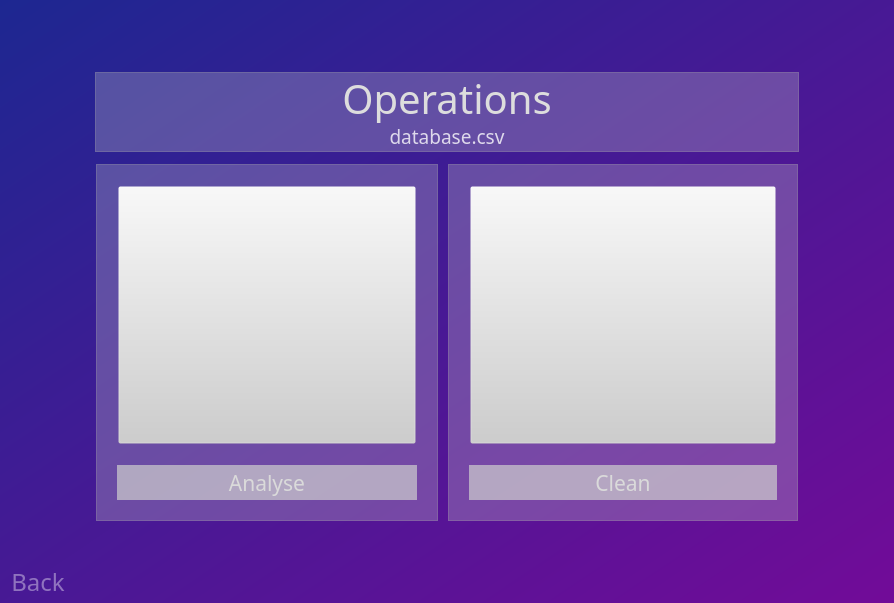
      <widget class="QWidget" name="tools_page">
       <property name="styleSheet">
        <string notr="true">QWidget {
	background-color: qlineargradient(spread:pad, x1:0, y1:0, x2:1, y2:1, stop:0 rgba(29, 39, 145, 255), stop:1 rgba(114, 11, 152, 255));
}

QFrame {
	
	background-color: rgba(0, 0, 0, 0);
}</string>
       </property>
       <layout class="QVBoxLayout" name="verticalLayout_6">
        <property name="spacing">
         <number>0</number>
        </property>
        <property name="leftMargin">
         <number>0</number>
        </property>
        <property name="topMargin">
         <number>0</number>
        </property>
        <property name="rightMargin">
         <number>0</number>
        </property>
        <property name="bottomMargin">
         <number>0</number>
        </property>
        <item>
         <widget class="QFrame" name="frame_7">
          <property name="styleSheet">
           <string notr="true"/>
          </property>
          <property name="frameShape">
           <enum>QFrame::StyledPanel</enum>
          </property>
          <property name="frameShadow">
           <enum>QFrame::Raised</enum>
          </property>
          <layout class="QVBoxLayout" name="verticalLayout_5">
           <property name="spacing">
            <number>0</number>
           </property>
           <property name="leftMargin">
            <number>0</number>
           </property>
           <property name="topMargin">
            <number>0</number>
           </property>
           <property name="rightMargin">
            <number>0</number>
           </property>
           <property name="bottomMargin">
            <number>0</number>
           </property>
           <item>
            <spacer name="verticalSpacer_5">
             <property name="orientation">
              <enum>Qt::Vertical</enum>
             </property>
             <property name="sizeHint" stdset="0">
              <size>
               <width>20</width>
               <height>70</height>
              </size>
             </property>
            </spacer>
           </item>
           <item>
            <widget class="QFrame" name="frame_14">
             <property name="minimumSize">
              <size>
               <width>0</width>
               <height>80</height>
              </size>
             </property>
             <property name="frameShape">
              <enum>QFrame::StyledPanel</enum>
             </property>
             <property name="frameShadow">
              <enum>QFrame::Raised</enum>
             </property>
             <layout class="QHBoxLayout" name="horizontalLayout_4">
              <property name="spacing">
               <number>0</number>
              </property>
              <property name="leftMargin">
               <number>0</number>
              </property>
              <property name="topMargin">
               <number>0</number>
              </property>
              <property name="rightMargin">
               <number>0</number>
              </property>
              <property name="bottomMargin">
               <number>0</number>
              </property>
              <item>
               <spacer name="horizontalSpacer_2">
                <property name="orientation">
                 <enum>Qt::Horizontal</enum>
                </property>
                <property name="sizeHint" stdset="0">
                 <size>
                  <width>93</width>
                  <height>20</height>
                 </size>
                </property>
               </spacer>
              </item>
              <item>
               <widget class="QFrame" name="frame_32">
                <property name="minimumSize">
                 <size>
                  <width>704</width>
                  <height>80</height>
                 </size>
                </property>
                <property name="maximumSize">
                 <size>
                  <width>704</width>
                  <height>80</height>
                 </size>
                </property>
                <property name="styleSheet">
                 <string notr="true">QFrame#frame_32 {
background-color: rgba(206, 206, 206, 70);
}
</string>
                </property>
                <property name="frameShape">
                 <enum>QFrame::StyledPanel</enum>
                </property>
                <property name="frameShadow">
                 <enum>QFrame::Raised</enum>
                </property>
                <layout class="QVBoxLayout" name="verticalLayout_17">
                 <property name="spacing">
                  <number>0</number>
                 </property>
                 <property name="leftMargin">
                  <number>0</number>
                 </property>
                 <property name="topMargin">
                  <number>0</number>
                 </property>
                 <property name="rightMargin">
                  <number>0</number>
                 </property>
                 <property name="bottomMargin">
                  <number>0</number>
                 </property>
                 <item>
                  <widget class="QLabel" name="label_3">
                   <property name="minimumSize">
                    <size>
                     <width>50</width>
                     <height>50</height>
                    </size>
                   </property>
                   <property name="maximumSize">
                    <size>
                     <width>16777215</width>
                     <height>50</height>
                    </size>
                   </property>
                   <property name="font">
                    <font>
                     <family>Microsoft YaHei</family>
                     <pointsize>30</pointsize>
                    </font>
                   </property>
                   <property name="styleSheet">
                    <string notr="true">color:#DDDDDD;</string>
                   </property>
                   <property name="text">
                    <string>Operations</string>
                   </property>
                   <property name="alignment">
                    <set>Qt::AlignCenter</set>
                   </property>
                  </widget>
                 </item>
                 <item>
                  <widget class="QLabel" name="lbl_selected_database">
                   <property name="maximumSize">
                    <size>
                     <width>16777215</width>
                     <height>30</height>
                    </size>
                   </property>
                   <property name="font">
                    <font>
                     <family>Microsoft YaHei</family>
                     <pointsize>14</pointsize>
                    </font>
                   </property>
                   <property name="styleSheet">
                    <string notr="true">color: rgba(255, 255, 255, 200);</string>
                   </property>
                   <property name="text">
                    <string>database.csv</string>
                   </property>
                   <property name="alignment">
                    <set>Qt::AlignHCenter|Qt::AlignTop</set>
                   </property>
                  </widget>
                 </item>
                </layout>
               </widget>
              </item>
              <item>
               <spacer name="horizontalSpacer_11">
                <property name="orientation">
                 <enum>Qt::Horizontal</enum>
                </property>
                <property name="sizeHint" stdset="0">
                 <size>
                  <width>93</width>
                  <height>20</height>
                 </size>
                </property>
               </spacer>
              </item>
             </layout>
            </widget>
           </item>
           <item>
            <widget class="QFrame" name="frame_13">
             <property name="minimumSize">
              <size>
               <width>0</width>
               <height>8</height>
              </size>
             </property>
             <property name="maximumSize">
              <size>
               <width>16777215</width>
               <height>8</height>
              </size>
             </property>
             <property name="frameShape">
              <enum>QFrame::StyledPanel</enum>
             </property>
             <property name="frameShadow">
              <enum>QFrame::Raised</enum>
             </property>
             <layout class="QVBoxLayout" name="verticalLayout_9">
              <property name="spacing">
               <number>0</number>
              </property>
              <property name="leftMargin">
               <number>96</number>
              </property>
              <property name="topMargin">
               <number>10</number>
              </property>
              <property name="rightMargin">
               <number>92</number>
              </property>
              <property name="bottomMargin">
               <number>0</number>
              </property>
              <item>
               <spacer name="verticalSpacer_3">
                <property name="orientation">
                 <enum>Qt::Vertical</enum>
                </property>
                <property name="sizeHint" stdset="0">
                 <size>
                  <width>20</width>
                  <height>5</height>
                 </size>
                </property>
               </spacer>
              </item>
             </layout>
            </widget>
           </item>
           <item>
            <widget class="QFrame" name="frame_8">
             <property name="frameShape">
              <enum>QFrame::StyledPanel</enum>
             </property>
             <property name="frameShadow">
              <enum>QFrame::Raised</enum>
             </property>
             <layout class="QHBoxLayout" name="horizontalLayout_6">
              <property name="spacing">
               <number>10</number>
              </property>
              <property name="leftMargin">
               <number>0</number>
              </property>
              <property name="topMargin">
               <number>2</number>
              </property>
              <property name="rightMargin">
               <number>0</number>
              </property>
              <property name="bottomMargin">
               <number>0</number>
              </property>
              <item>
               <spacer name="horizontalSpacer_5">
                <property name="orientation">
                 <enum>Qt::Horizontal</enum>
                </property>
                <property name="sizeHint" stdset="0">
                 <size>
                  <width>40</width>
                  <height>20</height>
                 </size>
                </property>
               </spacer>
              </item>
              <item>
               <widget class="QFrame" name="frame_11">
                <property name="minimumSize">
                 <size>
                  <width>330</width>
                  <height>250</height>
                 </size>
                </property>
                <property name="maximumSize">
                 <size>
                  <width>350</width>
                  <height>16777215</height>
                 </size>
                </property>
                <property name="styleSheet">
                 <string notr="true">QFrame#frame_11{
background-color: rgba(206, 206, 206, 70);
}</string>
                </property>
                <property name="frameShape">
                 <enum>QFrame::StyledPanel</enum>
                </property>
                <property name="frameShadow">
                 <enum>QFrame::Raised</enum>
                </property>
                <property name="lineWidth">
                 <number>1</number>
                </property>
                <layout class="QVBoxLayout" name="verticalLayout_7">
                 <property name="spacing">
                  <number>20</number>
                 </property>
                 <property name="leftMargin">
                  <number>20</number>
                 </property>
                 <property name="topMargin">
                  <number>20</number>
                 </property>
                 <property name="rightMargin">
                  <number>20</number>
                 </property>
                 <property name="bottomMargin">
                  <number>20</number>
                 </property>
                 <item>
                  <widget class="QFrame" name="frame_24">
                   <property name="minimumSize">
                    <size>
                     <width>300</width>
                     <height>260</height>
                    </size>
                   </property>
                   <property name="maximumSize">
                    <size>
                     <width>200</width>
                     <height>16777215</height>
                    </size>
                   </property>
                   <property name="styleSheet">
                    <string notr="true"/>
                   </property>
                   <property name="frameShape">
                    <enum>QFrame::StyledPanel</enum>
                   </property>
                   <property name="frameShadow">
                    <enum>QFrame::Raised</enum>
                   </property>
                   <layout class="QVBoxLayout" name="verticalLayout_14">
                    <property name="spacing">
                     <number>0</number>
                    </property>
                    <property name="leftMargin">
                     <number>0</number>
                    </property>
                    <property name="topMargin">
                     <number>0</number>
                    </property>
                    <property name="rightMargin">
                     <number>0</number>
                    </property>
                    <property name="bottomMargin">
                     <number>0</number>
                    </property>
                    <item>
                     <widget class="QPushButton" name="pushButton_4">
                      <property name="sizePolicy">
                       <sizepolicy hsizetype="Expanding" vsizetype="Expanding">
                        <horstretch>0</horstretch>
                        <verstretch>0</verstretch>
                       </sizepolicy>
                      </property>
                      <property name="minimumSize">
                       <size>
                        <width>200</width>
                        <height>200</height>
                       </size>
                      </property>
                      <property name="autoFillBackground">
                       <bool>false</bool>
                      </property>
                      <property name="styleSheet">
                       <string notr="true">background-color: rgba(206, 206, 206, 0);</string>
                      </property>
                      <property name="text">
                       <string/>
                      </property>
                      <property name="icon">
                       <iconset>
                        <normaloff>icons/analysing_w_o.png</normaloff>icons/analysing_w_o.png</iconset>
                      </property>
                      <property name="iconSize">
                       <size>
                        <width>280</width>
                        <height>280</height>
                       </size>
                      </property>
                     </widget>
                    </item>
                   </layout>
                  </widget>
                 </item>
                 <item>
                  <widget class="QPushButton" name="btn_analysis_page">
                   <property name="minimumSize">
                    <size>
                     <width>0</width>
                     <height>35</height>
                    </size>
                   </property>
                   <property name="font">
                    <font>
                     <family>Microsoft YaHei</family>
                     <pointsize>16</pointsize>
                    </font>
                   </property>
                   <property name="styleSheet">
                    <string notr="true">
QPushButton {
	background-color: rgba(206, 206, 206, 180);
	border-radius: 20px;
	color: rgb(218, 218, 218);
}
QPushButton:hover {
	background-color: rgba(206, 206, 206, 240);
	border-radius: 20px;
	color: rgb(255, 255,255);
}</string>
                   </property>
                   <property name="text">
                    <string>Analyse</string>
                   </property>
                  </widget>
                 </item>
                </layout>
               </widget>
              </item>
              <item>
               <widget class="QFrame" name="frame_10">
                <property name="minimumSize">
                 <size>
                  <width>350</width>
                  <height>250</height>
                 </size>
                </property>
                <property name="maximumSize">
                 <size>
                  <width>350</width>
                  <height>16777215</height>
                 </size>
                </property>
                <property name="styleSheet">
                 <string notr="true">QFrame#frame_10{
background-color: rgba(206, 206, 206, 70);
}</string>
                </property>
                <property name="frameShape">
                 <enum>QFrame::StyledPanel</enum>
                </property>
                <property name="frameShadow">
                 <enum>QFrame::Raised</enum>
                </property>
                <layout class="QVBoxLayout" name="verticalLayout_8">
                 <property name="spacing">
                  <number>20</number>
                 </property>
                 <property name="leftMargin">
                  <number>20</number>
                 </property>
                 <property name="topMargin">
                  <number>20</number>
                 </property>
                 <property name="rightMargin">
                  <number>20</number>
                 </property>
                 <property name="bottomMargin">
                  <number>20</number>
                 </property>
                 <item>
                  <widget class="QFrame" name="frame_25">
                   <property name="maximumSize">
                    <size>
                     <width>16777215</width>
                     <height>275</height>
                    </size>
                   </property>
                   <property name="styleSheet">
                    <string notr="true">background-color: rgba(206, 206, 206, 0);</string>
                   </property>
                   <property name="frameShape">
                    <enum>QFrame::StyledPanel</enum>
                   </property>
                   <property name="frameShadow">
                    <enum>QFrame::Raised</enum>
                   </property>
                   <layout class="QVBoxLayout" name="verticalLayout_15">
                    <property name="spacing">
                     <number>0</number>
                    </property>
                    <property name="leftMargin">
                     <number>0</number>
                    </property>
                    <property name="topMargin">
                     <number>0</number>
                    </property>
                    <property name="rightMargin">
                     <number>0</number>
                    </property>
                    <property name="bottomMargin">
                     <number>0</number>
                    </property>
                    <item>
                     <widget class="QPushButton" name="pushButton_5">
                      <property name="sizePolicy">
                       <sizepolicy hsizetype="Expanding" vsizetype="Expanding">
                        <horstretch>0</horstretch>
                        <verstretch>0</verstretch>
                       </sizepolicy>
                      </property>
                      <property name="minimumSize">
                       <size>
                        <width>200</width>
                        <height>200</height>
                       </size>
                      </property>
                      <property name="styleSheet">
                       <string notr="true">img {
        opacity: 0;
}</string>
                      </property>
                      <property name="text">
                       <string/>
                      </property>
                      <property name="icon">
                       <iconset>
                        <normaloff>icons/mop_w_o.png</normaloff>icons/mop_w_o.png</iconset>
                      </property>
                      <property name="iconSize">
                       <size>
                        <width>255</width>
                        <height>255</height>
                       </size>
                      </property>
                     </widget>
                    </item>
                   </layout>
                  </widget>
                 </item>
                 <item>
                  <widget class="QPushButton" name="btn_cleaning_page">
                   <property name="minimumSize">
                    <size>
                     <width>0</width>
                     <height>35</height>
                    </size>
                   </property>
                   <property name="maximumSize">
                    <size>
                     <width>16777215</width>
                     <height>35</height>
                    </size>
                   </property>
                   <property name="font">
                    <font>
                     <family>Microsoft YaHei</family>
                     <pointsize>16</pointsize>
                    </font>
                   </property>
                   <property name="styleSheet">
                    <string notr="true">
QPushButton {
	background-color: rgba(206, 206, 206, 180);
	border-radius: 20px;
	color: rgb(218, 218, 218);
}
QPushButton:hover {
	background-color: rgba(206, 206, 206, 240);
	border-radius: 20px;
	color: rgb(255, 255,255);
}</string>
                   </property>
                   <property name="text">
                    <string>Clean</string>
                   </property>
                  </widget>
                 </item>
                </layout>
               </widget>
              </item>
              <item>
               <spacer name="horizontalSpacer_6">
                <property name="orientation">
                 <enum>Qt::Horizontal</enum>
                </property>
                <property name="sizeHint" stdset="0">
                 <size>
                  <width>40</width>
                  <height>20</height>
                 </size>
                </property>
               </spacer>
              </item>
             </layout>
            </widget>
           </item>
           <item>
            <spacer name="verticalSpacer_6">
             <property name="orientation">
              <enum>Qt::Vertical</enum>
             </property>
             <property name="sizeHint" stdset="0">
              <size>
               <width>20</width>
               <height>40</height>
              </size>
             </property>
            </spacer>
           </item>
           <item>
            <widget class="QFrame" name="frame_9">
             <property name="maximumSize">
              <size>
               <width>16777215</width>
               <height>40</height>
              </size>
             </property>
             <property name="frameShape">
              <enum>QFrame::StyledPanel</enum>
             </property>
             <property name="frameShadow">
              <enum>QFrame::Raised</enum>
             </property>
             <layout class="QHBoxLayout" name="horizontalLayout_5">
              <item>
               <widget class="QPushButton" name="btn_tools_back">
                <property name="font">
                 <font>
                  <family>Microsoft YaHei</family>
                  <pointsize>18</pointsize>
                 </font>
                </property>
                <property name="styleSheet">
                 <string notr="true">QPushButton {
	color: rgba(255,255, 255, 100);
	border: 0px solid;
	background-color: rgba(0, 0, 0, 0);
	border-radius: 15px;
}
QPushButton:hover {
	background-color: rgba(0, 0, 0, 0);
	border-radius: 15px;
	border: 0px solid;
	color: rgba(255,255, 255, 255);
	
}</string>
                </property>
                <property name="text">
                 <string>Back</string>
                </property>
               </widget>
              </item>
              <item>
               <spacer name="horizontalSpacer_4">
                <property name="orientation">
                 <enum>Qt::Horizontal</enum>
                </property>
                <property name="sizeHint" stdset="0">
                 <size>
                  <width>816</width>
                  <height>20</height>
                 </size>
                </property>
               </spacer>
              </item>
             </layout>
            </widget>
           </item>
          </layout>
         </widget>
        </item>
       </layout>
      </widget>
